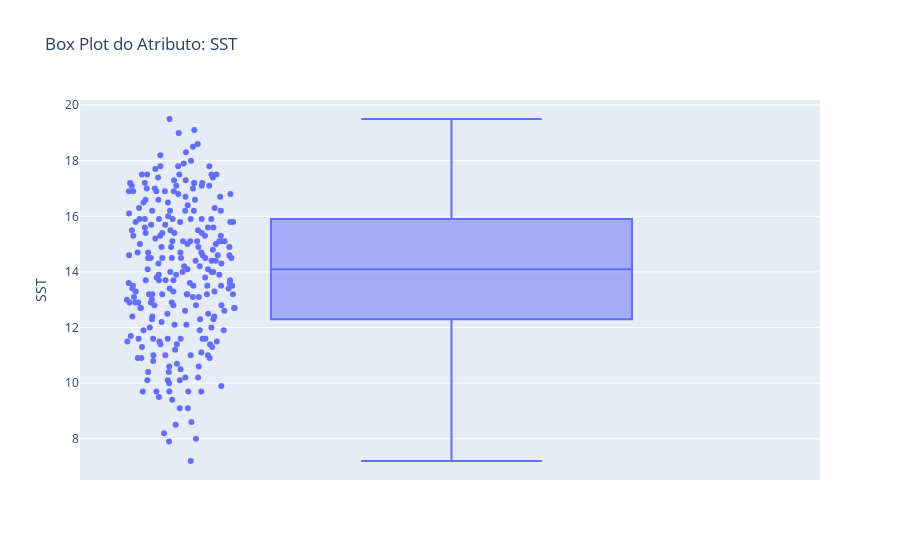
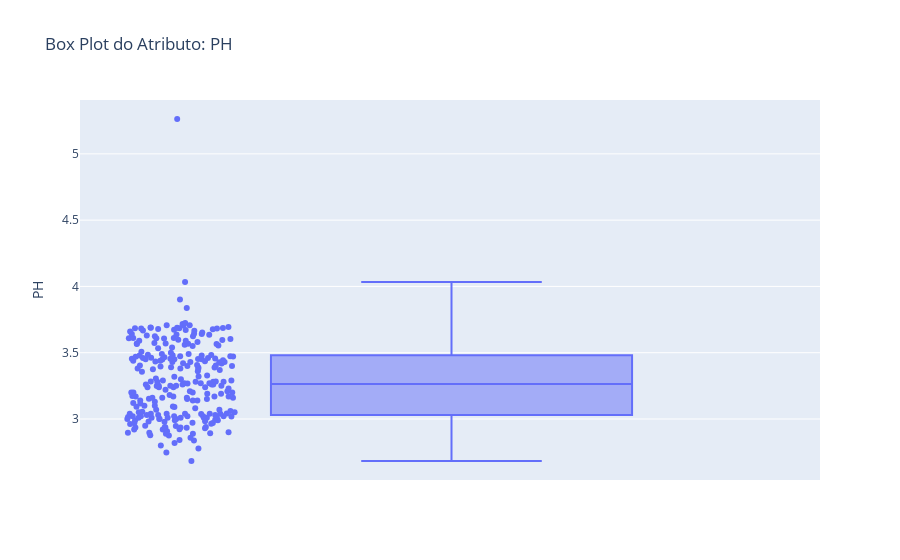
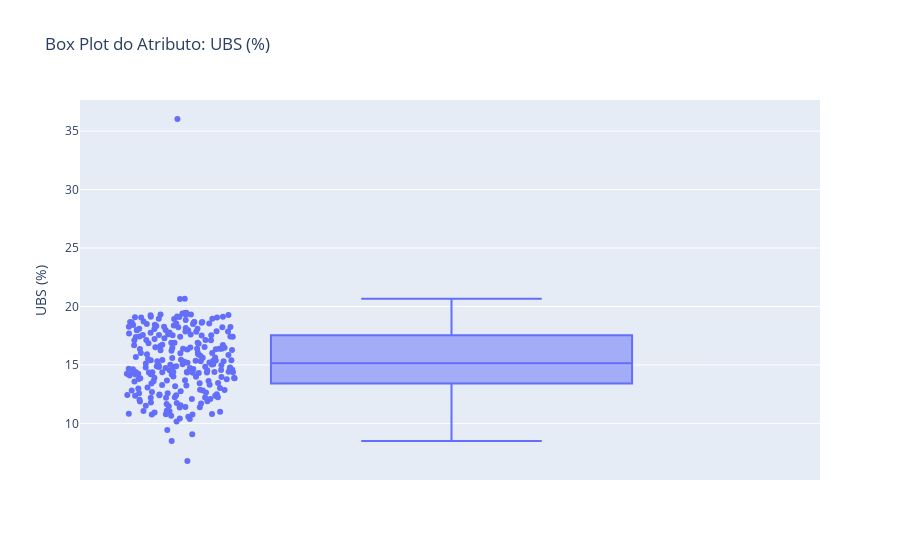
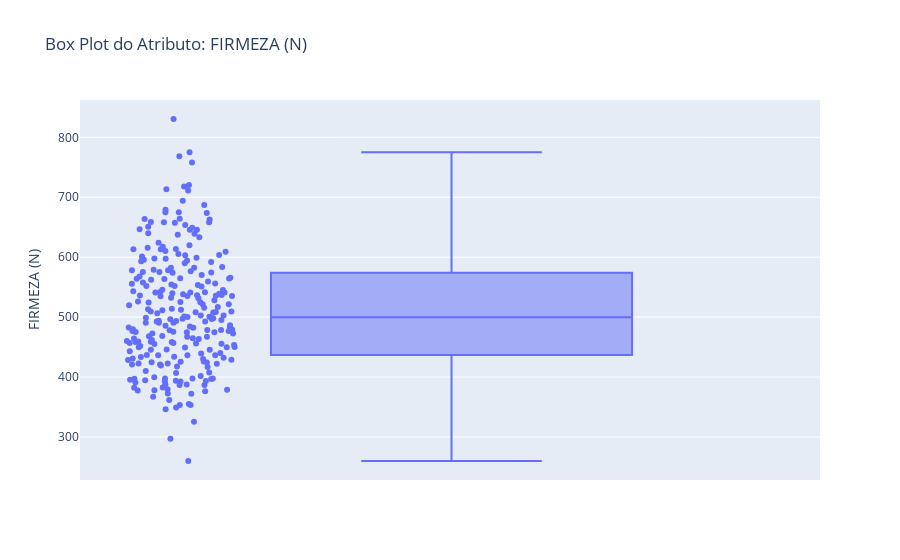

Notebook code cell kept with these figures, in order:
### Code cell
# --- CONFIGURAÇÃO ---
# Caminho base: aponta para a pasta do projeto
base_dir = Path().resolve().parent

# Define os diretórios de interesse
dataset_origin_dir = base_dir / "Data" / "Original"

# Diretório para salvar os dados limpos e os outliers do Y
dataset_save_dir = base_dir / "Data"

# Lista de variáveis alvo
target_variables = ["SST", "PH", "UBS (%)", "FIRMEZA (N)", "AT"]

# Verifica se o diretório de origem existe
if not dataset_origin_dir.exists():
    raise FileNotFoundError(f"Pasta de origem não encontrada: {dataset_origin_dir}")

# --- LOOP PRINCIPAL ---
# Iterar sobre os arquivos na pasta de origem
for filename in os.listdir(dataset_origin_dir):
    if filename.endswith(".xlsx") and not filename.startswith('~'):
        print(f"--- Analisando arquivo: {filename} ---")
        dataset_path = dataset_origin_dir / filename
        df_original = pd.read_excel(dataset_path)

        # Guarda o nome base do arquivo
        base_name = os.path.splitext(filename)[0]
        
        # DataFrame para guardar todos os outliers encontrados
        all_outlier_indices = set()

        # 1. LOOP PARA IDENTIFICAR OUTLIERS EM CADA ATRIBUTO
        for attribute in target_variables:
            if attribute not in df_original.columns:
                print(f"Aviso: A coluna '{attribute}' não foi encontrada no arquivo {filename}. Pulando.")
                continue

            # --- Visualização com Box Plot Interativo ---
            fig = px.box(
                df_original, 
                y=attribute, 
                points="all", # Mostra todos os pontos
                hover_data=df_original.columns[:6], # Mostra os identificadores no hover
                title=f"Box Plot do Atributo: {attribute}"
            )
            fig.show()

            # --- Identificação Numérica via IQR ---
            Q1 = df_original[attribute].quantile(0.25)
            Q3 = df_original[attribute].quantile(0.75)
            IQR = Q3 - Q1

            # Define os limites para ser um outlier
            limite_inferior = Q1 - 1.5 * IQR
            limite_superior = Q3 + 1.5 * IQR

            # Encontra os outliers
            outliers_mask = (df_original[attribute] < limite_inferior) | (df_original[attribute] > limite_superior)
            outlier_indices = df_original[outliers_mask].index

            if not outlier_indices.empty:
                print(f"Outliers encontrados para '{attribute}': {len(outlier_indices)} amostra(s).")
                # Adiciona os índices encontrados ao nosso conjunto geral
                all_outlier_indices.update(outlier_indices)
            else:
                print(f"Nenhum outlier encontrado para '{attribute}'.")

        # 2. SEPARAR E SALVAR OS ARQUIVOS
        if all_outlier_indices:
            print(f"\nTotal de {len(all_outlier_indices)} amostra(s) únicas identificadas como outliers em pelo menos um atributo.")
            
            # Converte o conjunto de índices para uma lista para poder usar no .iloc
            outlier_indices_list = sorted(list(all_outlier_indices))

            # DataFrame contendo APENAS as linhas que são outliers em Y
            df_outliers_y = df_original.iloc[outlier_indices_list]
            
            # DataFrame contendo os dados LIMPOS (sem os outliers de Y)
            df_clean_y = df_original.drop(index=outlier_indices_list)

            # Salvar o arquivo com os outliers para documentação
            outlier_path = dataset_save_dir / f"{base_name}_Y_outliers.xlsx"
            df_outliers_y.to_excel(outlier_path, index=False)
            print(f"Arquivo com outliers de Y salvo em: {outlier_path}")

        else:
            print("\nNenhum outlier encontrado em nenhum atributo. O arquivo de dados limpos é igual ao original.")
            df_clean_y = df_original.copy() # Se não há outliers, o df limpo é uma cópia do original

        # Salvar o arquivo de dados limpos, que será usado na próxima etapa (PCA)
        clean_path = dataset_save_dir / f"{base_name}_Y_clean.xlsx"
        df_clean_y.to_excel(clean_path, index=False)
        print(f"Arquivo com dados limpos (sem outliers de Y) salvo em: {clean_path}\n")

### Figure 1 — Plotly figure (JSON) as saved in the notebook; plotly's stock layout.template omitted (floating-point values rounded to 4 significant figures; data arrays with more than 128 entries replaced by an {"elided": "..."} marker saying what was removed)
{"data": [{"alignmentgroup": "True", "boxpoints": "all", "customdata": {"elided": "250x5 mixed values"}, "hovertemplate": "SST=%{y}<br>Wavelength=%{customdata[0]}<br>PH=%{customdata[1]}<br>AT=%{customdata[2]}<br>FIRMEZA (N)=%{customdata[3]}<br>UBU (%)=%{customdata[4]}<extra></extra>", "legendgroup": "", "marker": {"color": "#636efa"}, "name": "", "notched": false, "offsetgroup": "", "orientation": "v", "showlegend": false, "type": "box", "x0": " ", "xaxis": "x", "y": {"elided": "250 float values"}, "y0": " ", "yaxis": "y"}], "layout": {"boxmode": "group", "legend": {"tracegroupgap": 0}, "title": {"text": "Box Plot do Atributo: SST"}, "xaxis": {"anchor": "y", "domain": [0, 1]}, "yaxis": {"anchor": "x", "domain": [0, 1], "title": {"text": "SST"}}}}

### Figure 2 — Plotly figure (JSON) as saved in the notebook; plotly's stock layout.template omitted (floating-point values rounded to 4 significant figures; data arrays with more than 128 entries replaced by an {"elided": "..."} marker saying what was removed)
{"data": [{"alignmentgroup": "True", "boxpoints": "all", "customdata": {"elided": "250x5 mixed values"}, "hovertemplate": "PH=%{y}<br>Wavelength=%{customdata[0]}<br>SST=%{customdata[1]}<br>AT=%{customdata[2]}<br>FIRMEZA (N)=%{customdata[3]}<br>UBU (%)=%{customdata[4]}<extra></extra>", "legendgroup": "", "marker": {"color": "#636efa"}, "name": "", "notched": false, "offsetgroup": "", "orientation": "v", "showlegend": false, "type": "box", "x0": " ", "xaxis": "x", "y": {"elided": "250 float values"}, "y0": " ", "yaxis": "y"}], "layout": {"boxmode": "group", "legend": {"tracegroupgap": 0}, "title": {"text": "Box Plot do Atributo: PH"}, "xaxis": {"anchor": "y", "domain": [0, 1]}, "yaxis": {"anchor": "x", "domain": [0, 1], "title": {"text": "PH"}}}}

### Figure 3 — Plotly figure (JSON) as saved in the notebook; plotly's stock layout.template omitted (floating-point values rounded to 4 significant figures; data arrays with more than 128 entries replaced by an {"elided": "..."} marker saying what was removed)
{"data": [{"alignmentgroup": "True", "boxpoints": "all", "customdata": {"elided": "250x6 mixed values"}, "hovertemplate": "UBS (%)=%{y}<br>Wavelength=%{customdata[0]}<br>SST=%{customdata[1]}<br>PH=%{customdata[2]}<br>AT=%{customdata[3]}<br>FIRMEZA (N)=%{customdata[4]}<br>UBU (%)=%{customdata[5]}<extra></extra>", "legendgroup": "", "marker": {"color": "#636efa"}, "name": "", "notched": false, "offsetgroup": "", "orientation": "v", "showlegend": false, "type": "box", "x0": " ", "xaxis": "x", "y": {"elided": "250 float values"}, "y0": " ", "yaxis": "y"}], "layout": {"boxmode": "group", "legend": {"tracegroupgap": 0}, "title": {"text": "Box Plot do Atributo: UBS (%)"}, "xaxis": {"anchor": "y", "domain": [0, 1]}, "yaxis": {"anchor": "x", "domain": [0, 1], "title": {"text": "UBS (%)"}}}}

### Figure 4 — Plotly figure (JSON) as saved in the notebook; plotly's stock layout.template omitted (floating-point values rounded to 4 significant figures; data arrays with more than 128 entries replaced by an {"elided": "..."} marker saying what was removed)
{"data": [{"alignmentgroup": "True", "boxpoints": "all", "customdata": {"elided": "250x5 mixed values"}, "hovertemplate": "FIRMEZA (N)=%{y}<br>Wavelength=%{customdata[0]}<br>SST=%{customdata[1]}<br>PH=%{customdata[2]}<br>AT=%{customdata[3]}<br>UBU (%)=%{customdata[4]}<extra></extra>", "legendgroup": "", "marker": {"color": "#636efa"}, "name": "", "notched": false, "offsetgroup": "", "orientation": "v", "showlegend": false, "type": "box", "x0": " ", "xaxis": "x", "y": {"elided": "250 float values"}, "y0": " ", "yaxis": "y"}], "layout": {"boxmode": "group", "legend": {"tracegroupgap": 0}, "title": {"text": "Box Plot do Atributo: FIRMEZA (N)"}, "xaxis": {"anchor": "y", "domain": [0, 1]}, "yaxis": {"anchor": "x", "domain": [0, 1], "title": {"text": "FIRMEZA (N)"}}}}
